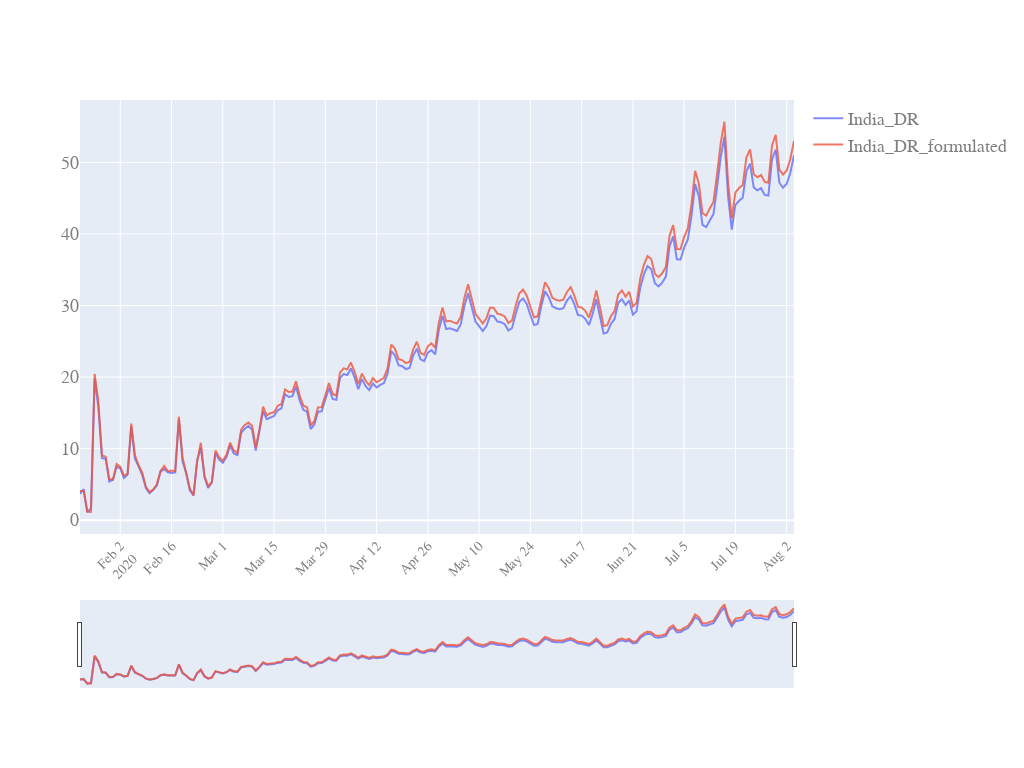

The code cell stored with this chart in its notebook:
### Code cell
quick_plot(df_analyse_DR.date,
           df_analyse_DR.iloc[40:,[8,9]],
           y_scale='linear',
           slider=True)

### Figure 1 — Plotly figure (JSON) as saved in the notebook; plotly's stock layout.template omitted (floating-point values rounded to 4 significant figures; data arrays with more than 128 entries replaced by an {"elided": "..."} marker saying what was removed)
{"data": [{"name": "India_DR", "opacity": 0.8, "type": "scatter", "x": {"elided": "236 str values"}, "y": {"elided": "196 float values"}}, {"name": "India_DR_formulated", "opacity": 0.8, "type": "scatter", "x": {"elided": "236 str values"}, "y": {"elided": "196 float values"}}], "layout": {"autosize": true, "font": {"color": "#7f7f7f", "family": "PT Sans, monospace", "size": 18}, "height": 768, "width": 1024, "xaxis": {"nticks": 20, "rangeslider": {"visible": true}, "tickangle": -45, "tickfont": {"color": "#7f7f7f", "size": 14}}, "yaxis": {"type": "linear"}}}
